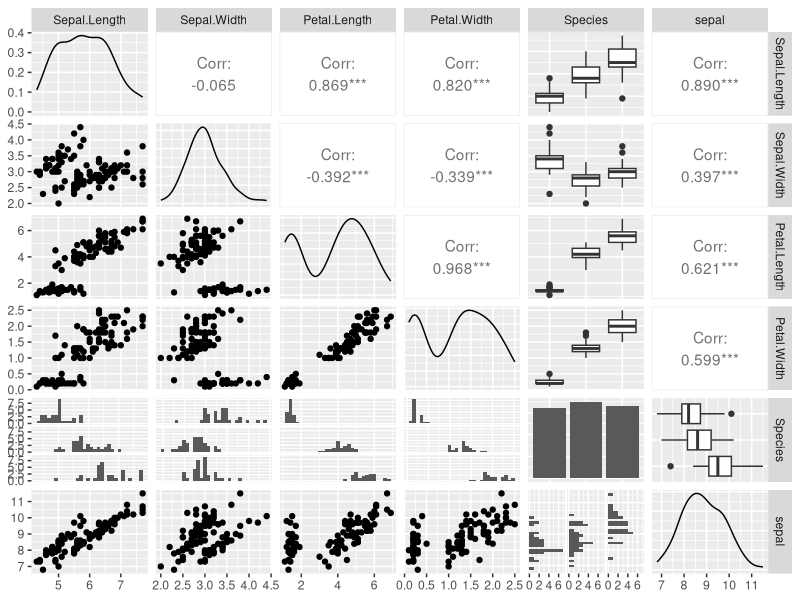

Reproduce this figure in R.
## ---- chunk 1
# load packages
suppressMessages(library(dplyr))

# explore data
data("iris")
head(iris)
## ---- chunk 2

glimpse(iris)

iris %>%
        group_by(Species) %>%
        summarise(avg = mean(Sepal.Width)) %>%
        arrange(avg)

summarise(iris, avg = mean(Sepal.Length))
summarise_each(iris, funs(mean))

summarise_each(iris, funs(mean))
## ---- chunk 3
iris <- mutate(iris, sepal = Sepal.Length + Sepal.Width)
## ---- chunk 4
library(GGally)

# seed
set.seed(1828)
names(iris)
ggpairs(iris[sample.int(nrow(iris), 100), ])


